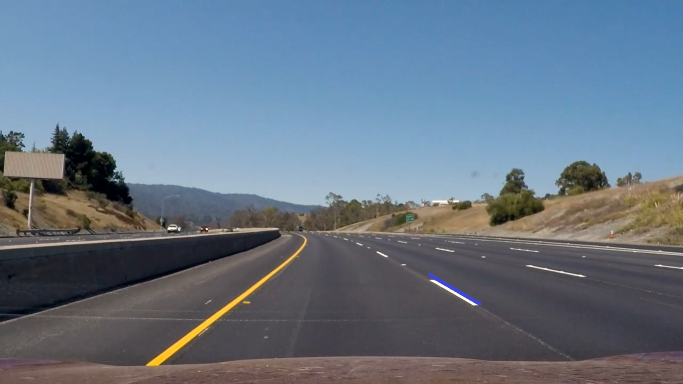
#> input picture test.png, 1366 x 768 px, given in place of original.mp4, which was not available (shown at 1/2 size)
$ python ss.py
#> lines starting #> are read from the running program, lines starting #| are printed output that depends on the picture; after the words box and inside, x2 and y2 are one past the last pixel; in counts of white or black regions, pixels touching at a corner belong together; pictures that were not available may be replaced by others from this repository, and a replacement may not be noted
import cv2
import numpy as np
import imutils
import matplotlib.pyplot as plt
import moviepy.editor as mp
from scipy import stats
cap = cv2.VideoCapture("original.mp4")
while True:
#image =cv2.imread('test.png')
    ret,image=cap.read()
#> image is the input picture: shape (768, 1366, 3); mean B, G, R 133.4, 117.6, 102.7
#image=imutils.resize(image,width=1280)
    lane_image = cv2.GaussianBlur(image, (5,5), 0)
    hsv=cv2.cvtColor(lane_image, cv2.COLOR_BGR2HSV)
#> hsv: shape (768, 1366, 3); mean H, S, V 91.4, 73.9, 140.6
    low_white = np.array([0, 0, 140])
    up_white = np.array([20, 250, 250])
    mask_white = cv2.inRange(hsv,low_white,up_white)
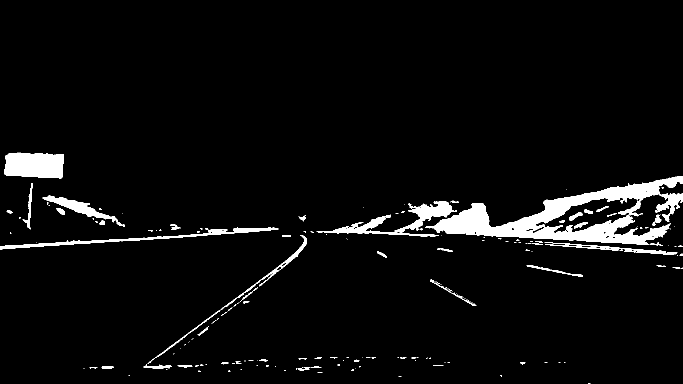
#> mask_white: shape (768, 1366) (shown at 1/2 size); 4.3% white; 187 white regions (131 under 20 px), largest, box (x1, y1, x2, y2) and area: (851, 352, 1366, 490) 23104, (8, 305, 128, 357) 5392, (0, 455, 557, 499) 3050
    pts1=np.float32([[550,480],[800,480],[260,680],[1200,680]])
    pts2=np.float32([[0,0],[400,0],[0,600],[400,600]])
    array=cv2.getPerspectiveTransform(pts1,pts2)
    view=cv2.warpPerspective(image,array,(400,600))
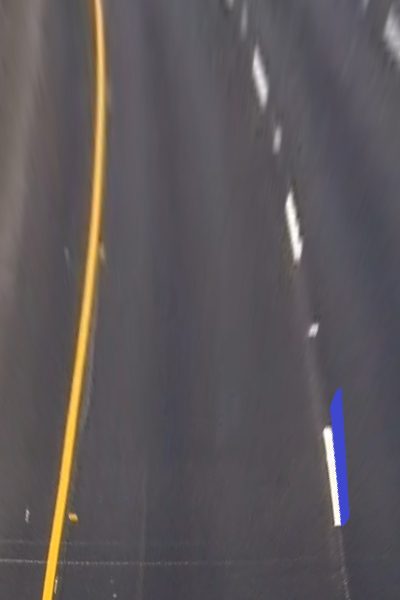
#> view: shape (600, 400, 3); mean B, G, R 90.3, 87.3, 92.6
    cv2.imshow('hung',view)
    if cv2.waitKey(1) & 0xFFF == ord('q'): #press q to quit
#> (key q is pressed here)
        break
cap.release()
cv2.destroyAllWindows()

$ run again, on PHANLAN2.png
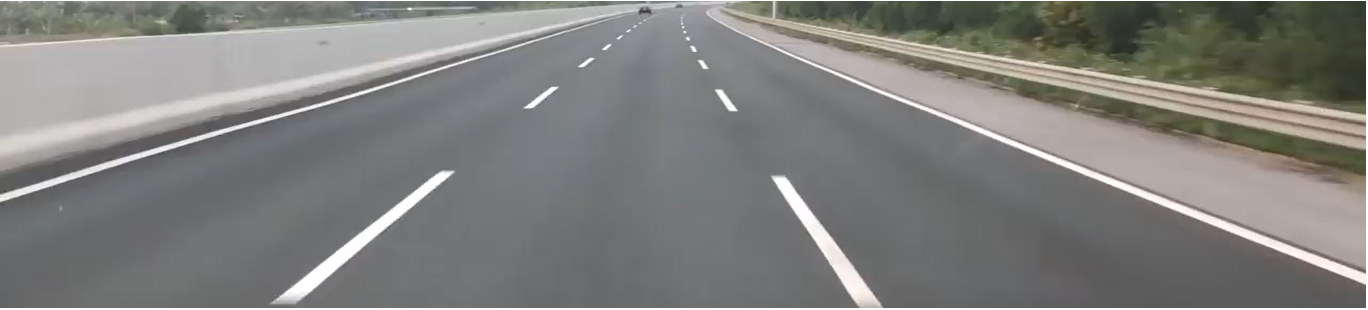
#> input picture PHANLAN2.png, 1368 x 310 px, given in place of original.mp4, which was not available
#> image is the input picture: shape (310, 1368, 3); mean B, G, R 125.5, 128.1, 127.9
#> hsv: shape (310, 1368, 3); mean H, S, V 68.1, 17, 130.7
#> `mask_white = cv2.inRange(hsv,low_white,up_white)`:
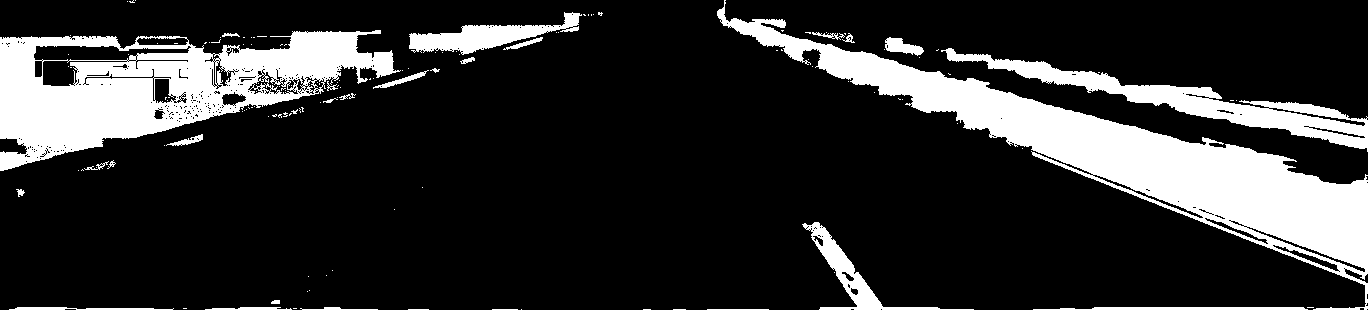
#> mask_white: shape (310, 1368); 18.3% white; 135 white regions (107 under 20 px), largest, box (x1, y1, x2, y2) and area: (717, 0, 1368, 310) 35184, (0, 30, 401, 171) 26032, (941, 48, 1368, 152) 8202
#> view: shape (600, 400, 3); every value is 0
